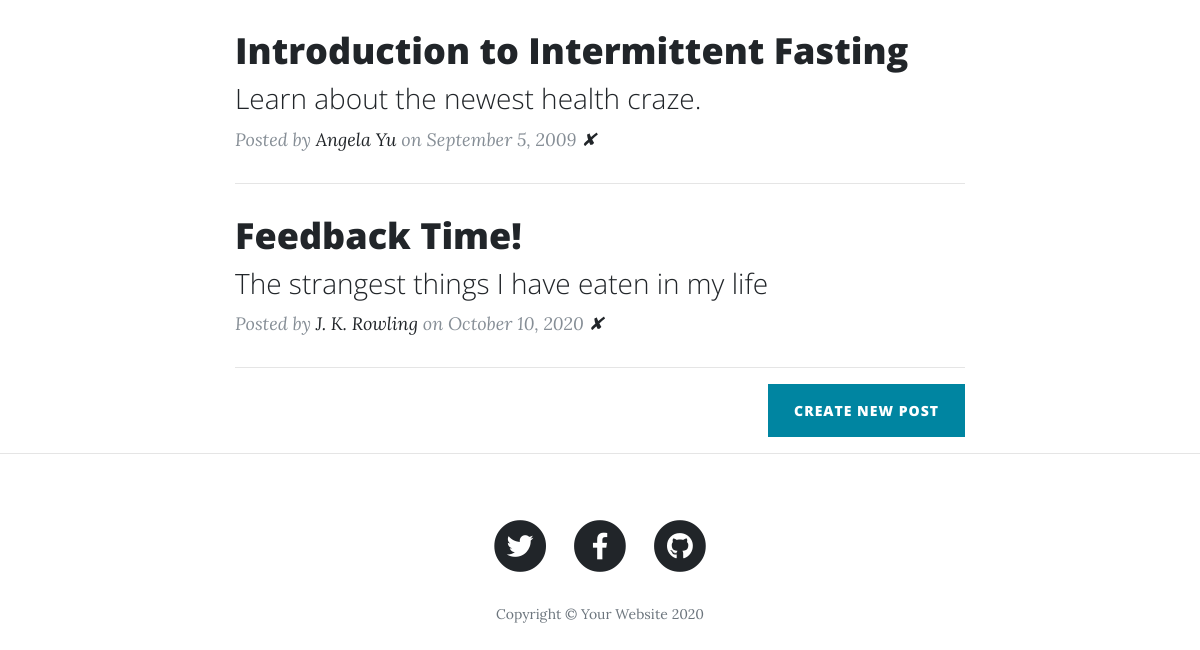
/ (lower part), run on an earlier commit of the app's database.
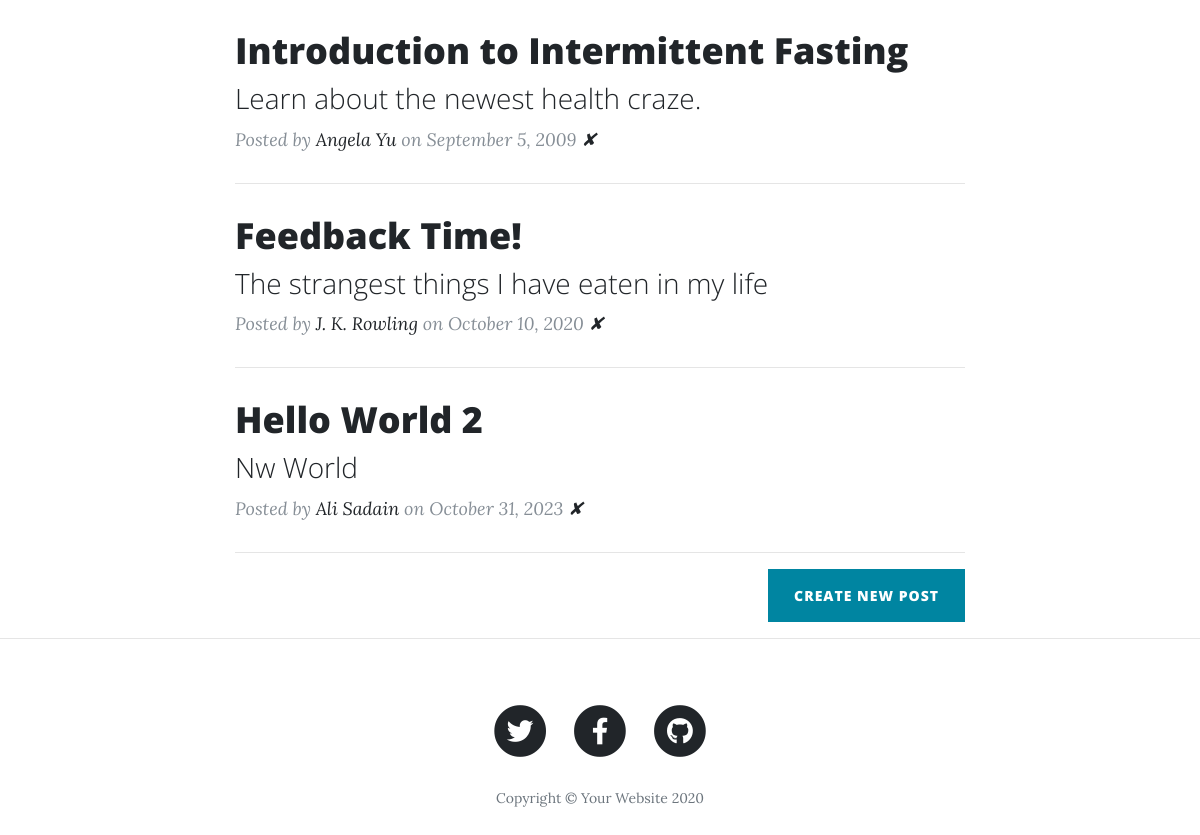
And on a later commit of the database.
### main.py (models this page shows)
class BlogPost(db.Model):
    id = db.Column(db.Integer, primary_key=True)
    title = db.Column(db.String(250), unique=True, nullable=False)
    subtitle = db.Column(db.String(250), nullable=False)
    date = db.Column(db.String(250), nullable=False)
    body = db.Column(db.Text, nullable=False)
    author = db.Column(db.String(250), nullable=False)
    img_url = db.Column(db.String(250), nullable=False)

### main.py (the view)
@app.route('/')
def get_all_posts():
    posts = BlogPost.query.all()
    return render_template("index.html", all_posts=posts)

### templates/index.html (shortened to what this page needs)
{% include "header.html" %}
  <div class="container">
    <div class="row">
      <div class="col-lg-8 col-md-10 mx-auto">
        {% for post in all_posts %}
        <div class="post-preview">
          <a href="{{ url_for('show_post', index=post.id) }}">
            <h2 class="post-title">
              {{post.title}}
            </h2>
            <h3 class="post-subtitle">
              {{post.subtitle}}
            </h3>
          </a>
          <p class="post-meta">Posted by
            <a href="#">{{post.author}}</a>
            on {{post.date}}
          <a href="{{url_for('delete_post', id=post.id)}}">✘</a>
          </p>
        </div>
        <hr>
        {% endfor %}
        <div class="clearfix">
          <a class="btn btn-primary float-right" href="{{url_for('new_post')}}">Create New Post</a>
        </div>
      </div>
    </div>
  </div>
  <hr>
{% include "footer.html" %}

What changed in the data, as far as the page shows it:
added BlogPost: title "Hello World 2", subtitle "Nw World", author "Ali Sadain", date "October 31, 2023"
